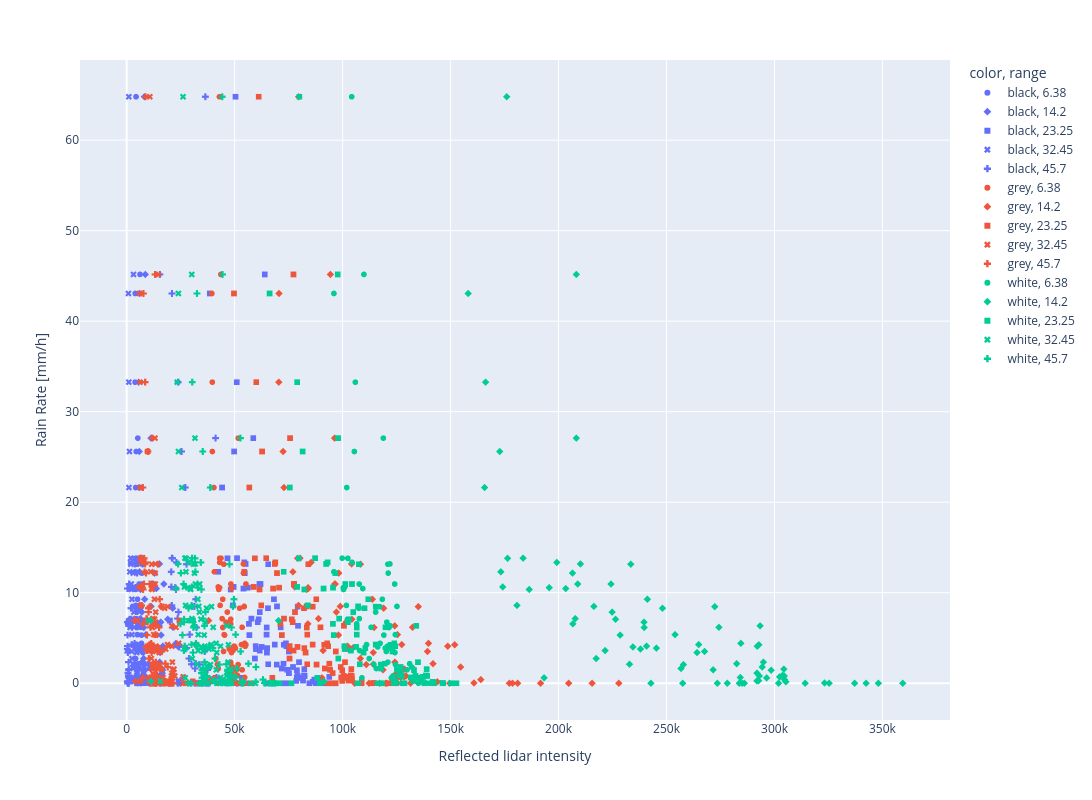

Here is the notebook cell this chart was saved with:
### Code cell
px.scatter(
    regression_data,
    x="intensity",
    y="precipitation.intensity_hour_shifted",
    color="color",
    symbol="range",
    height=800,
    width=1600,
    labels={"intensity": "Reflected lidar intensity", "precipitation.intensity_hour_shifted": "Rain Rate [mm/h]"},
)
